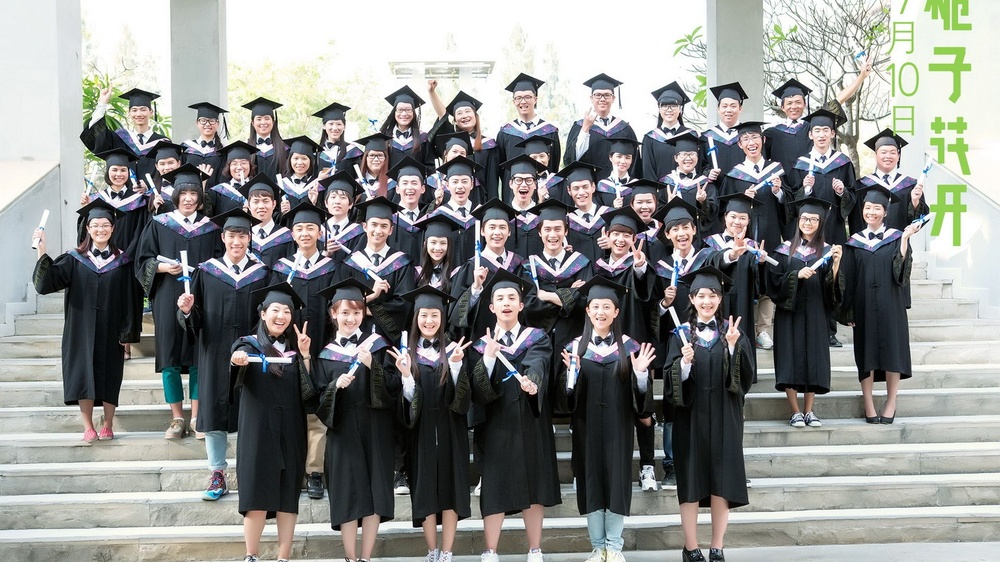
//> input picture face_dectecion/face_dectecion/1.jpg, 1000 x 562 px, shrunk from 1920 x 1080 before the run
$ ./face_dectection   (built with g++ and OpenCV 4)
//> lines starting //> are read from the running program, lines starting //| are printed output that depends on the picture; after the words box and inside, x2 and y2 are one past the last pixel; in counts of white or black regions, pixels touching at a corner belong together
#include <opencv2/core/core.hpp>
#include <opencv2/imgproc/imgproc.hpp>
#include <opencv2/opencv.hpp>

#include <vector>
#include <cstdio>

using namespace std;
using namespace cv;

int main()
{

	// 加载分类器
	CascadeClassifier cascade;
	cascade.load("haarcascade_frontalface_alt2.xml");

	Mat srcImage, grayImage, dstImage;
	// 读取图片
	srcImage = imread("1.jpg");
//> srcImage is the input picture: 562 rows x 1000 cols, CV_8UC3; mean B, G, R 140.2, 141.8, 140.6
	dstImage = srcImage.clone();
	imshow("原图", srcImage);

	grayImage.create(srcImage.size(), srcImage.type());
	// 转换为灰度图，提高检测效率
	cvtColor(srcImage, grayImage, CV_BGR2GRAY);
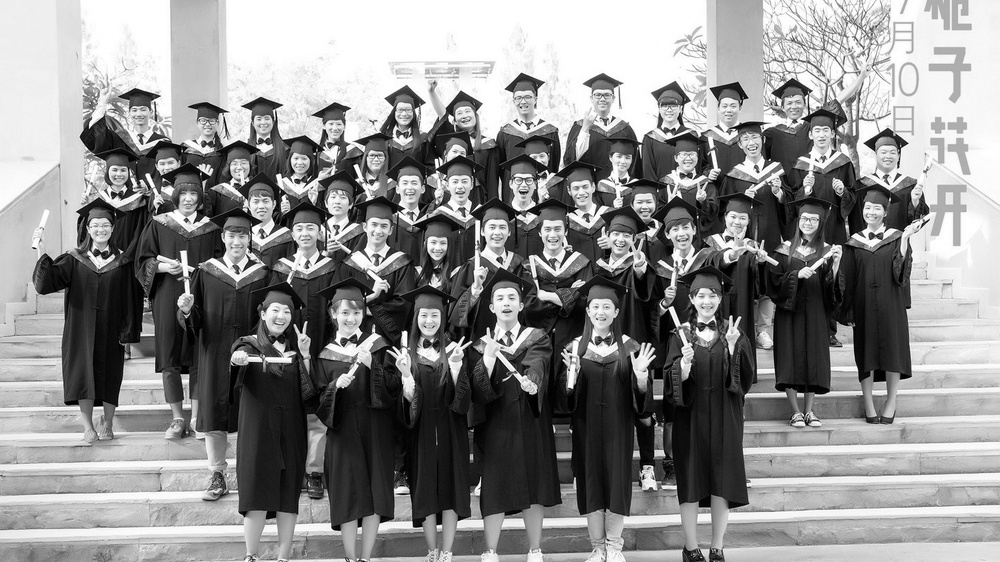
//> grayImage: 562 rows x 1000 cols, CV_8UC1; min 0, max 255, mean 141.3

	// 定义7种颜色，用于标记人脸
	Scalar colors[] =
	{
		// 红橙黄绿青蓝紫
		CV_RGB(255, 0, 0),
		CV_RGB(255, 97, 0),
		CV_RGB(255, 255, 0),
		CV_RGB(0, 255, 0),
		CV_RGB(0, 255, 255),
		CV_RGB(0, 0, 255),
		CV_RGB(160, 32, 240)
	};

	// 检测
	vector<Rect> rect;
	cascade.detectMultiScale(grayImage, rect, 1.1, 3, 0);  // 调用分类器对象
//> rect = 37 Rects (x, y, width, height), first 8: [590, 86, 24, 24], [781, 94, 24, 24], [715, 96, 27, 27], [128, 102, 22, 22], [394, 101, 23, 23], [252, 110, 22, 22], [323, 115, 24, 24], [809, 121, 24, 24]

	// 标记--在脸部画圆
	for (int i = 0; i < rect.size(); i++)
	{
		Point  center;
		int radius;
		center.x = cvRound((rect[i].x + rect[i].width * 0.5));
		center.y = cvRound((rect[i].y + rect[i].height * 0.5));

		radius = cvRound((rect[i].width + rect[i].height) * 0.25);
		circle(dstImage, center, radius, colors[i % 7], 2);
	}
//> this loop made 37 passes
//> radius on passes 1 to 12: 12, 12, 14, 11, 12, 11, 12, 12, 12, 12, 12, 14
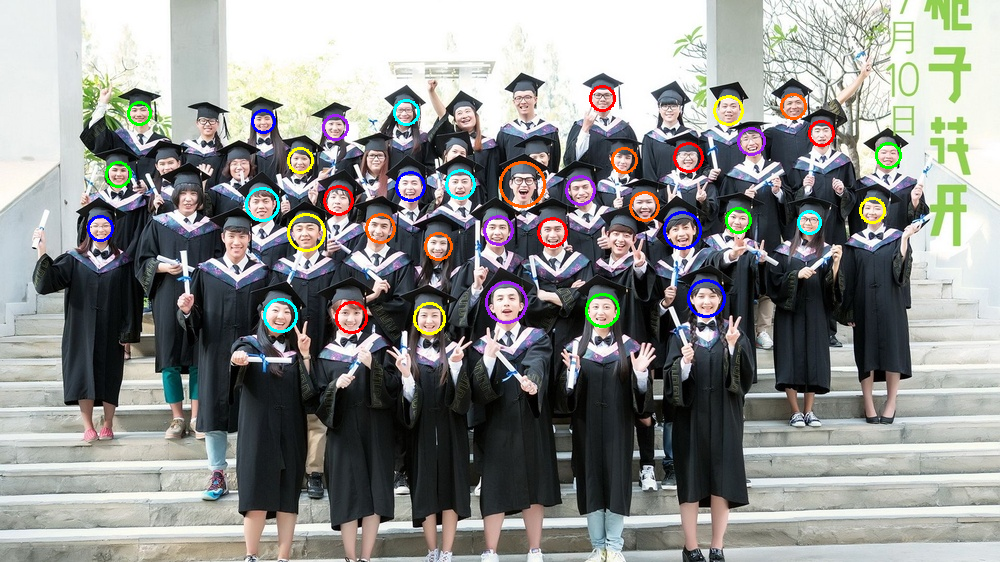
//> dstImage: 562 rows x 1000 cols, CV_8UC3; 1.72% of pixels changed, all inside (x1, y1, x2, y2) = (87, 85, 902, 335)

	// 显示
	namedWindow("效果图", WINDOW_NORMAL);
	imshow("效果图", dstImage);

	waitKey(0);
	return 0;
}
